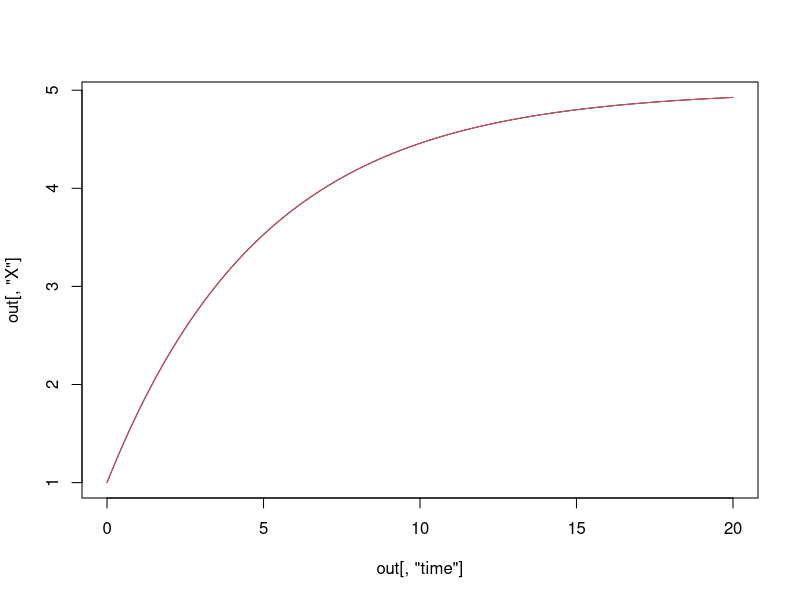
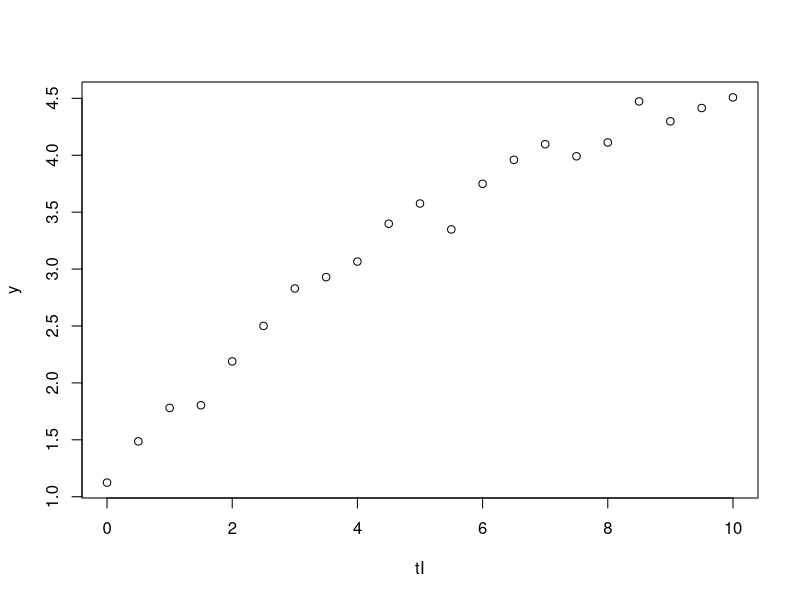

These figures' R source, in order:
library(deSolve)
parameters <- c(a=1, b=-0.2)
state <- c(X = 1)

linearModel <- function(t, state, parameters) {
  with(as.list(c(state, parameters)), {
    Xdt <- a + b * X
    list(c(Xdt))
  })
}

times <- seq(0, 20, by = 0.05)
out <- ode(y = state, times = times, func = linearModel, parms = parameters)
plot(out[,"time"], out[, "X"], type="l")

XfunAnalytic <- function(t, par){
  par[1] + par[2] * exp(par[3] * t)
}

par.true <- with(as.list(c(state, parameters)), {
  c(-a/b, X+a/b, b)
})

linearModelAnalytical <- function(state, parameters) {
  par <- with(as.list(c(state, parameters)), {
    c(-a/b, X+a/b, b)
  })
  function(t){
    par[1] + par[2] * exp(par[3] * t)
  }
}

Xfunc <- linearModelAnalytical(state, parameters)
plot.function(Xfunc, 0, 20, col=2, add=TRUE)

tI <- seq(0, 10, 0.5)
y <- rnorm(length(tI))*0.1 + Xfunc(tI)

plot(tI, y)

mse <- function(par){
  mean((y - XfunAnalytic(tI, par))^2)
}

frequentist <- optim(par.true, mse, method = "BFGS", hessian = TRUE)
sigmaSqEst <- frequentist$value
